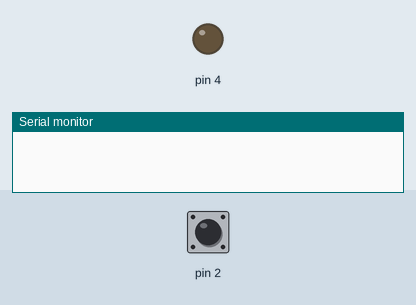
The sketch below on a simulated Arduino Uno, built with avr-gcc and run on an emulated ATmega328P. Parts: output pins drawn as LEDs (lit = HIGH), the last lines printed to the serial monitor. Inputs (shaded band) come from the test bench; at power-on: pin 2 HIGH.

Above: at 1.2 s.
1.3 s: pin 2 pulled LOW for 0.15 s
At 2.3 s:
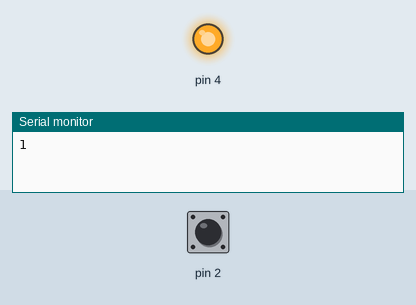
2.9 s: pin 2 pulled LOW for 3.2 s
At 3.5 s:
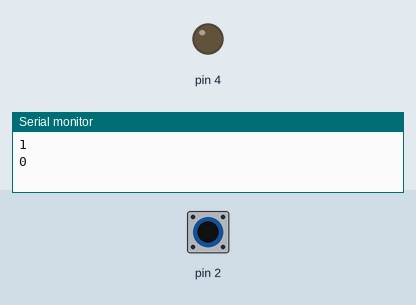
Timing chart, 0 to 7.6 s (numbered marks = the images above; inputs shaded):
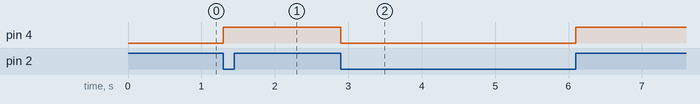

The sketch:

test3.ino
```cpp
int state=false;
void setup() {
  // put your setup code here, to run once:
  pinMode(4,OUTPUT);
  pinMode(2,INPUT_PULLUP);
  attachInterrupt(digitalPinToInterrupt(2),blink,CHANGE);
  Serial.begin(9600);
}

void loop() {
  // put your main code here, to run repeatedly:

}
void blink(){
  static unsigned long last_interrupt_time = 0;
  unsigned long interrupt_time = millis();
  //Serial.println((int)interrupt_time+"\t"+(int)last_interrupt_time);
  if (interrupt_time - last_interrupt_time > 200)
 {
   state=!state;
  Serial.println(state);
 }
 last_interrupt_time = interrupt_time;
  digitalWrite(4,state);
}
void sevenSig(int x){
  switch (x){
  case 1:{  }

  }
}
```

Measured:
- after the input at 1.3 s, pin 4: LOW → HIGH at once
- after the input at 2.9 s, pin 4: HIGH → LOW at once, → HIGH 3.2 s later
